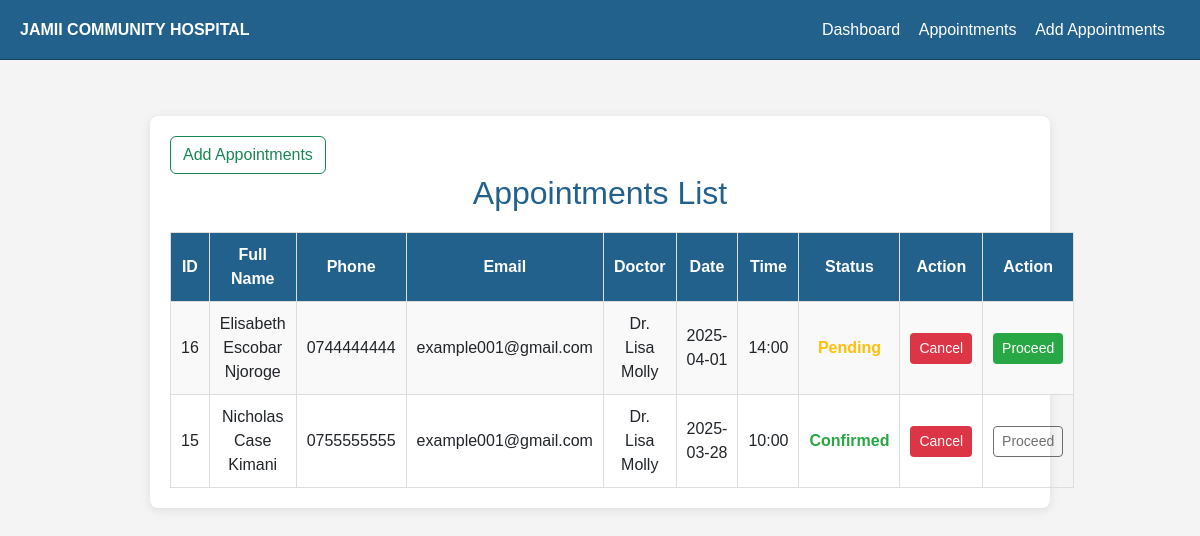
/appointment.php, run on the app's committed database.
### tables this page shows
CREATE TABLE `appointment` (
  `A_Id` int(100) NOT NULL,
  `PatientID` varchar(100) NOT NULL,
  `Full_name` varchar(100) NOT NULL,
  `phone` varchar(100) NOT NULL,
  `Email_Address` varchar(100) NOT NULL,
  `Doctor` varchar(100) NOT NULL,
  `Date` date NOT NULL,
  `Time` time(6) NOT NULL,
  `Status` varchar(100) NOT NULL DEFAULT 'Pending',
  `previously_treated` varchar(100) NOT NULL
);

### appointment.php (the view, shortened to what this page needs)
<?php
$servername = "localhost";
$username = "root";
$password = "";
$dbname = "jamii-hms";
$conn = new mysqli($servername, $username, $password, $dbname);
$sql = "SELECT A_Id, Full_name, phone, Email_Address, Doctor, Date, TIME_FORMAT(Time, '%H:%i') AS Time, status FROM appointment ORDER BY Date DESC, Time ASC";
$result = $conn->query($sql);
?>
<!DOCTYPE html>
<html lang="en">
<head>
    <link href="https://cdn.jsdelivr.net/npm/bootstrap@5.3.0/dist/css/bootstrap.min.css" rel="stylesheet">
</head>
<body>
   <div class="top-bar">
        <div>
            <span class="fw-bold"> JAMII COMMUNITY HOSPITAL</span>
        </div>
        <div>
            <a href="dashboard.php">Dashboard</a>
            <a href="appointment.php">Appointments</a>
            <a href="appointment_form.php">Add Appointments</a>
        </div>
    </div> <br><br><br><br>
<div class="container">
    <a href="appointment_form.php"><button class="btn btn-outline-success">Add Appointments</button></a>
    <h2>Appointments List</h2>
    <table>
        <tr>
            <th>ID</th>
            <th>Full Name</th>
            <th>Phone</th>
            <th>Email</th>
            <th>Doctor</th>
            <th>Date</th>
            <th>Time</th>
            <th>Status</th>
            <th>Action</th>
            <th>Action</th>
        </tr>
        <?php
        if ($result->num_rows > 0) {
            while ($row = $result->fetch_assoc()) {
                $statusClass = '';
                if ($row['status'] == 'Pending') {
                    $statusClass = 'status-pending';
                } elseif ($row['status'] == 'Confirmed') {
                    $statusClass = 'status-confirmed';
                } elseif ($row['status'] == 'Cancelled') {
                    $statusClass = 'status-cancelled';
                }
                echo "<tr>
                        <td>{$row['A_Id']}</td>
                        <td>{$row['Full_name']}</td>
                        <td>{$row['phone']}</td>
                        <td>{$row['Email_Address']}</td>
                        <td>{$row['Doctor']}</td>
                        <td>{$row['Date']}</td>
                        <td>{$row['Time']}</td>
                        <td class='$statusClass'>{$row['status']}</td>
                        <td>
                            <form method='post' style='display:inline;'>
                                <input type='hidden' name='appointment_id' value='{$row['A_Id']}'>
                                <button type='submit' name='cancel_appointment' class='btn btn-sm btn-cancel' " . ($row['status'] == 'Cancelled' ? 'disabled' : '') . ">
                                    Cancel
                                </button>
                            </form>
                            </td>
                            <td>
                            <form method='post' style='display:inline;'>
                                <input type='hidden' name='appointment_id' value='{$row['A_Id']}'>
                                <button type='submit' name='proceed_appointment' class='btn btn-sm btn-proceed' " . ($row['status'] == 'Confirmed' ? 'disabled' : '') . ">
                                    Proceed
                                </button>
                            </form>
                        </td>
                      </tr>";
            }
        } else {
            echo "<tr><td colspan='9'>No appointments found</td></tr>";
        }
        ?>
    </table>
</div>
</body>
</html>

### appointment.php (style rules this page uses)
body { font-family: Arial, sans-serif; background-color: #f4f4f4; padding: 20px; }
.top-bar { background-color: #21618c; color: white; padding: 10px 20px; display: flex; justify-content: space-between; align-items: center; position: fixed; width: 100%; top: 0; left: 0; height: 60px; border-bottom: 1px solid #154360; z-index: 1000; }
.top-bar a { color: white; text-decoration: none; margin-right: 15px; }
.container { max-width: 900px; margin: auto; background: white; padding: 20px; border-radius: 8px; box-shadow: 0 2px 10px rgba(0, 0, 0, 0.1); }
h2 { text-align: center; color: #21618c; }
table { width: 100%; border-collapse: collapse; margin-top: 20px; }
th, td { padding: 10px; border: 1px solid #ddd; text-align: center; }
th { background-color: #21618c; color: white; }
tr:nth-child(even) { background-color: #f9f9f9; }
.btn-cancel { background-color: #dc3545; color: white; }
.btn-proceed { background-color: #28a745; color: white; }
.status-pending { color: #ffc107; font-weight: bold; }
.status-confirmed { color: #28a745; font-weight: bold; }

### data on the page
appointment: A_Id "16", Full_name "Elisabeth Escobar Njoroge", phone "0744444444", Email_Address "example001@gmail.com", Doctor "Dr. Lisa Molly", Date "2025-04-01", Time "14:00", Status "Pending"
appointment: A_Id "15", Full_name "Nicholas Case Kimani", phone "0755555555", Email_Address "example001@gmail.com", Doctor "Dr. Lisa Molly", Date "2025-03-28", Time "10:00", Status "Confirmed"
